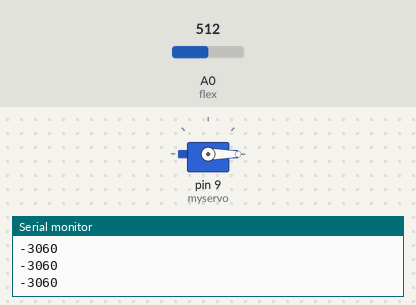
A sketch run on a simulated Arduino Uno, built with avr-gcc and run on an emulated ATmega328P. Shown: servo, the last lines printed to the serial monitor. The test bench sets the inputs (shaded band); at power-on: A0 (flex) = 512.

Above: at 1.2 s.
1.3 s: A0 (flex) set to 1005
2.8 s: A0 (flex) set to 1017
At 4.0 s:
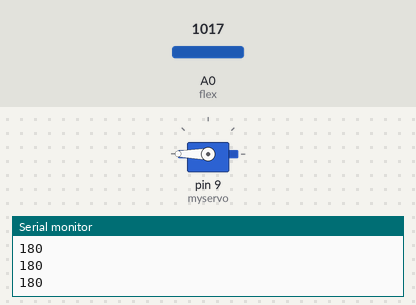
4.3 s: A0 (flex) set to 980
At 5.4 s:
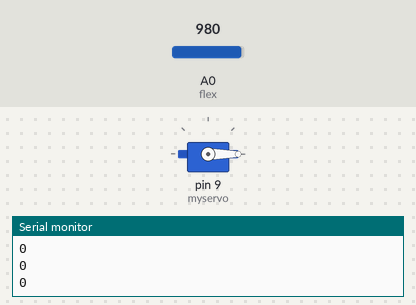
5.8 s: A0 (flex) set to 1023
At 6.4 s:
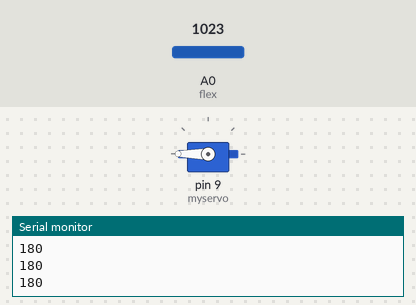
Timing chart, 0 to 8.3 s (numbered marks = the images above; inputs shaded):
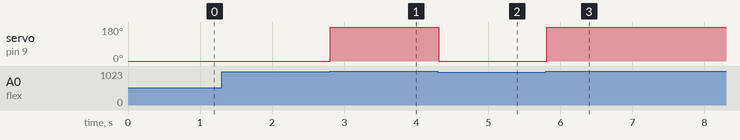

The sketch:

servo_motor_with_flex_sensor1.ino
```cpp
#include <Servo.h>

Servo myservo;
int flex=A0;
int minflex=990;
int maxflex=1017;
int pos=0;
void setup() {
  myservo.attach(9);
  pinMode(flex,INPUT);
  Serial.begin(9600);
}

void loop() {
  int a=analogRead(flex);
  int b=((a-minflex)/(maxflex-minflex));
  int angle=(b*180);
  Serial.println(angle);
   myservo.write(angle);
    delay(15);
 }
```

Measured:
- the behaviour switches between 1016 and 1017 on A0 (flex) (found by bisection; images 0 and 1)
- after the input at 2.8 s, servo on pin 9 (myservo): 0° → 180° at once
- after the input at 4.3 s, servo on pin 9 (myservo): 180° → 0° at once
- after the input at 5.8 s, servo on pin 9 (myservo): 0° → 180° at once
